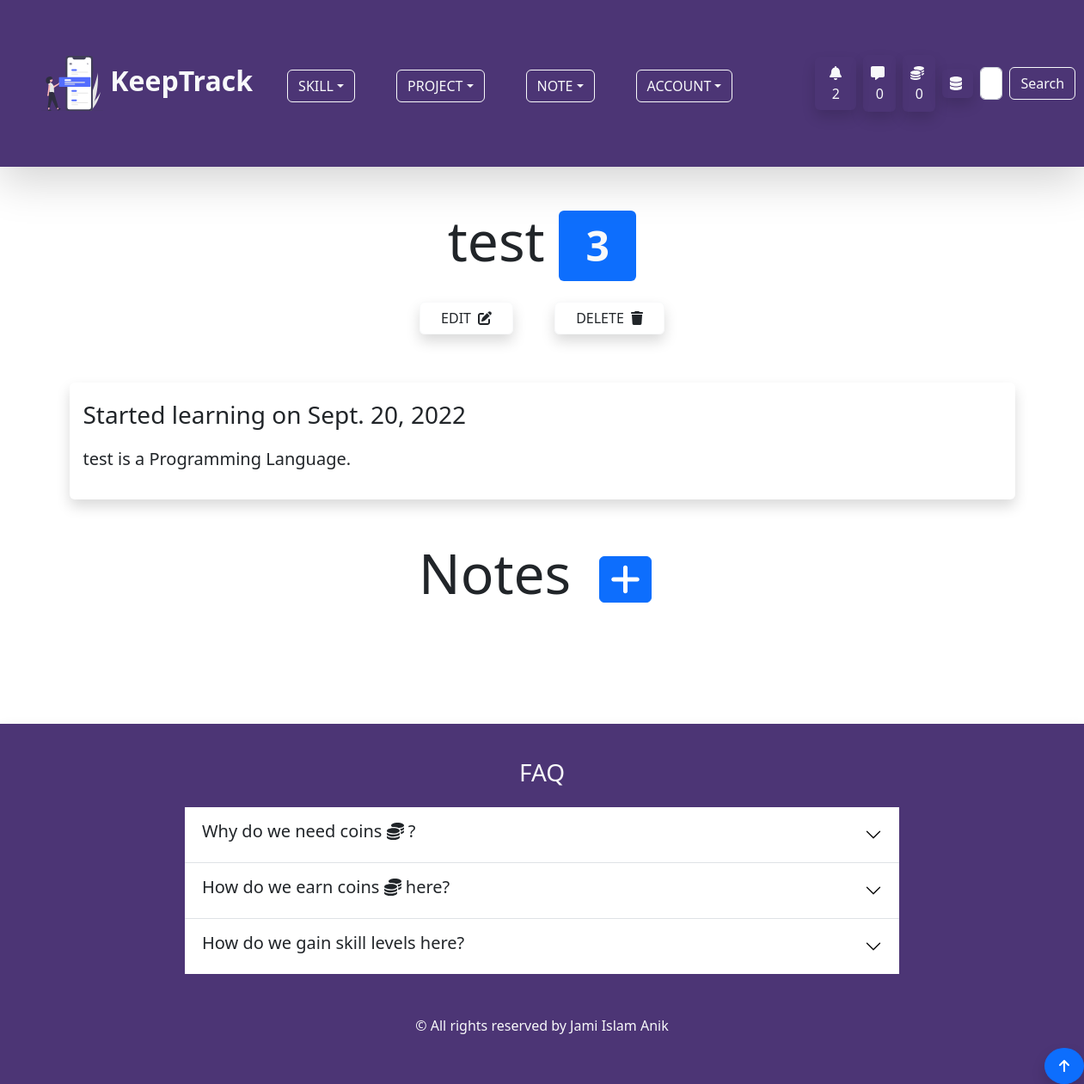
Screenshot of /skill/single-skill/7/ (signed in) with the database file from the repository.
### account/models.py (models this page shows, shortened)
class Profile(models.Model):
    user = models.OneToOneField(User,on_delete=models.CASCADE,null=True,blank=True)
    profile_image = models.ImageField(null=True,blank=True,upload_to='keeptrack/images/',default = 'keeptrack/default_images/default_profile_i2ejjp.png')
    username = models.CharField(max_length=255)
    first_name = models.CharField(max_length=255,null=True,blank=True)
    last_name = models.CharField(max_length=255,null=True,blank=True)
    bio = models.TextField(max_length=1000,blank=True,null=True)
    email = models.EmailField(max_length=255,blank=True,null=True)
    portfolio_site = models.URLField(max_length=500,blank=True,null=True)
    facebook = models.URLField(max_length=2000,blank=True,null=True)
    linkedin = models.URLField(max_length=2000,blank=True,null=True)
    youtube = models.URLField(max_length=2000,blank=True,null=True)
    coin = models.IntegerField(default=100,null=True,blank=True)

class Inbox(models.Model):
    owner = models.OneToOneField(Profile, on_delete=models.CASCADE)
    created_at = models.DateTimeField(auto_now_add=True)

### skill/models.py (models this page shows, shortened)
class Skill(models.Model):
    SKILL_TYPE_CHOICES = (
        ('Programming Language','Programming Language'),
        ('Database','Database'),
        ('Hosting Platform','Hosting Platform'),
        ('Coding Utility','Coding Utility'),
        ('Frontend Framework','Frontend Framework'),
        ('Backend Framework','Backend Framework'),
        ('Machine Learning Tool','Machine Learning Tool'),
        ('Data Science Tool','Data Science Tool'),
        ('Artificial Intelligence Tool','Artificial Intelligence Tool')
    )
    skill_type = models.CharField(max_length=200,choices=SKILL_TYPE_CHOICES,null=True,blank=True)
    note = GenericRelation(Note)
    owner = models.ForeignKey(Profile, on_delete=models.CASCADE,null=True,blank=True,default="Coding Utility")
    title = models.CharField(max_length=255)
    description = models.TextField(max_length=500,null=True,blank=True)
    skill_level = models.IntegerField(default=1)
    current_point = models.IntegerField(default=0)
    learning = models.BooleanField(default=True)
    started_learning = models.DateField(null=True,blank=True,auto_now_add=True)
    class Meta:
        ordering = ['-skill_level','-current_point']

### skill/views.py (the view)
# urls.py: path('single-skill/<str:pk>/',views.single_skill_page,name='single-skill-page'),
@login_required(login_url="login-page")
def single_skill_page(request,pk):
    profile = request.user.profile
    try:
        skill = profile.skill_set.get(id=pk)
    except:
        messages.info(request,'You are not authorized to view this page!')
        return redirect('home-page')
    form = SkillForm(instance=skill)
    if request.method == 'POST' and request.POST.get("action") == "delete" and skill.owner == request.user.profile :
        skill.delete()
        messages.success(request, f"Your skill on {skill.title} has been successfully deleted!")
        return redirect('skill-page')
    elif request.method == 'POST' and request.POST.get("action") == "update" and skill.owner == request.user.profile:
        form = SkillForm(request.POST,instance=skill)
        if form.is_valid():
            form.save()
            return redirect('single-skill-page',pk=skill.id)
    context = {
        'skill':skill,
        'form':form,
    }
    return render(request,'skill/single_skill_page.html',context)

### skill/forms.py
class SkillForm(ModelForm):
    class Meta:
        model = Skill
        fields = ('title','description','skill_type')
        labels = {
            'title':'Skill Title',
            'skill_type':'Skill Type'
        }
        widgets = {
            'title':forms.TextInput(attrs={'class':'form-control','placeholder':'Python'}),
            'description':forms.Textarea(attrs={'class':'form-control','placeholder':'Python is easy to learn...'}),
            'skill_type':forms.Select(attrs={'class':'form-control','placeholder':'Programming Language'}),
        }

### skill/templates/skill/single_skill_page.html (shortened to what this page needs)
{% extends 'base.html' %}
{% block content %}
<div class="container">
    <h3 class="display-3 text-center my-2 pb-3">{{skill.title }} <span class="badge bg-primary text-light"
            title="Current Level">{{ skill.skill_level }}</span></h3>
    <div class="d-flex align-items-center justify-content-center pb-5">
        <button class="btn btn-outline-light px-4 mx-4 shadow text-dark" data-bs-toggle="modal"
            data-bs-target="#modalUpdate">EDIT
            <span class="ps-1"><i class="fas fa-edit"></i></span>
        </button>
        <button class="btn btn-outline-light px-4 mx-4 shadow text-dark" data-bs-toggle="modal"
            data-bs-target="#skillDelete">DELETE
            <span class="ps-1"><i class="fas fa-trash"></i></span>
        </button>
    </div>
    <div class="rounded shadow m-2 p-3">
        <p class="fs-3">Started learning on {{ skill.started_learning }}</p>
        {% if skill.description %}
        <p class="lead">{{ skill.description }} </p>
        {% else %}
        <p class="lead">{{ skill.title }} is a {{ skill.skill_type }}.</p>
        {% endif %}
    </div>
    <div class="my-5 rounded">
        <h3 class="display-3 text-center mb-4">Notes
            <a href="{% url 'note-form-page' skill.id %}?object=skill" class="mx-3 btn btn-primary fs-5"><i class="fas fa-plus fa-2xl"></i></a>
        </h3>
        </div>
    </div>
{% endblock content %}

### templates/navbar.html (shortened to what this page needs)
{% load static %}
<nav class="navbar navbar-expand-lg navbar-light mb-5 shadow-lg" id="custom-bg">
  <div class="container-fluid p-3 p-md-5">
    <a class="navbar-brand fs-2 text-light fw-bold" href="{% url 'home-page' %}">
      <img src="{% static 'svg/navicon.svg' %}" alt="icon" class=" bg-transparent"
        width="72" height="72">
      KeepTrack
    </a>
    <div class="collapse navbar-collapse" id="navbarSupportedContent">
      <ul class="navbar-nav me-auto mb-2 mb-lg-0 px-4 fs-3">
        {% if user.is_authenticated %}
        <li class="nav-item dropdown me-5 mb-3 mb-md-0">
          <button class="btn btn-outline-light dropdown-toggle text-uppercase" id="navbarWithDropdown"
            data-bs-toggle="dropdown" role="button" aria-expanded="false">Skill</button>
        </li>
        <li class="nav-item dropdown me-5 mb-3 mb-md-0">
          <button class="btn btn-outline-light dropdown-toggle text-uppercase" id="navbarWithDropdown"
            data-bs-toggle="dropdown" role="button" aria-expanded="false">Project</button>
        </li>
        <li class="nav-item dropdown me-5 mb-3 mb-md-0">
          <button class="btn btn-outline-light dropdown-toggle text-uppercase" id="navbarWithDropdown"
            data-bs-toggle="dropdown" role="button" aria-expanded="false">Note</button>
        </li>
        {% endif %}
        <li class="nav-item dropdown me-5 mb-3 mb-md-0">
          <button class="btn btn-outline-light dropdown-toggle text-uppercase" id="navbarWithDropdown"
            data-bs-toggle="dropdown" role="button" aria-expanded="false">Account</button>
        </li>
      </ul>
      {% if user.is_authenticated %}
      <button class="btn ms-4 me-2 shadow text-light" data-bs-toggle="modal"
                    data-bs-target="#notificationModal"><span class="ps-1"><i class="fas fa-bell fa-bounce pe-1"></i>
                      {{ user.profile.notification_set.count }}
                    </span>
                </button>
      <a href="{% url 'inbox-page' %}" class="btn text-light p-2 me-2 shadow rounded my-2"><i class="fas fa-message fa-bounce pe-1"></i>{{ user.profile.inbox.message_set.count }} </a>
      <a href="{% url 'note-page' %}" class="btn text-light p-2 me-2 shadow rounded my-2"><i class="fas fa-coins fa-bounce pe-1"></i>{{ user.profile.coin }} </a>
      {% if user.is_superuser %}
      <a href="{% url 'dashboard' %}" class="btn text-light p-1 px-2 me-2 shadow rounded my-2"><i class="fas fa-database fa-bounce pe-1"></i></a>
      {% endif %}
      {% endif %}
      <form class="d-flex my-2" method="POST" action="{% url 'home-page' %}">
        <input class="form-control me-2" type="search" placeholder="Search Users by username..." aria-label="Search" name="searched">
        <button class="btn btn-outline-light" type="submit">Search</button>
      </form>
    </div>
  </div>
</nav>

### static/css/app.css (style rules this page uses)
#custom-bg { background-color: #4C3575; }

### rows the page displays
Skill: title "test", skill_level "3", started_learning "Sept. 20, 2022", skill_type "Programming Language"

### other values shown
{{ user.profile.notification_set.count }} "2"
{{ user.profile.inbox.message_set.count }} "0"
{{ user.profile.coin }} "0"
